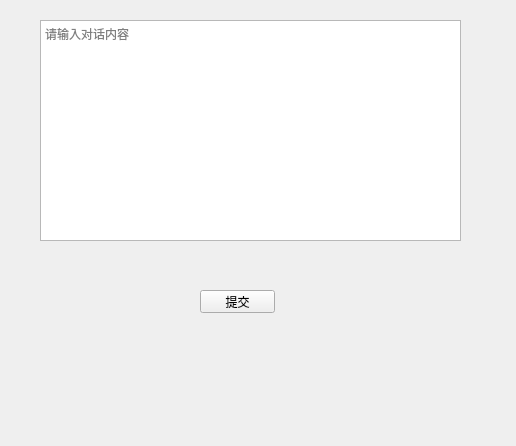
<?xml version="1.0" encoding="UTF-8"?>
<ui version="4.0">
 <class>Form</class>
 <widget class="QWidget" name="Form">
  <property name="geometry">
   <rect>
    <x>0</x>
    <y>0</y>
    <width>516</width>
    <height>446</height>
   </rect>
  </property>
  <property name="windowTitle">
   <string>QQ登录</string>
  </property>
  <widget class="QWidget" name="verticalLayoutWidget">
   <property name="geometry">
    <rect>
     <x>40</x>
     <y>20</y>
     <width>421</width>
     <height>221</height>
    </rect>
   </property>
   <layout class="QVBoxLayout" name="qvOne">
    <item>
     <widget class="QPlainTextEdit" name="pTOne">
      <property name="placeholderText">
       <string>请输入对话内容</string>
      </property>
     </widget>
    </item>
   </layout>
  </widget>
  <widget class="QPushButton" name="pBOne">
   <property name="geometry">
    <rect>
     <x>200</x>
     <y>290</y>
     <width>75</width>
     <height>23</height>
    </rect>
   </property>
   <property name="text">
    <string>提交</string>
   </property>
  </widget>
 </widget>
 <resources/>
 <connections/>
</ui>
